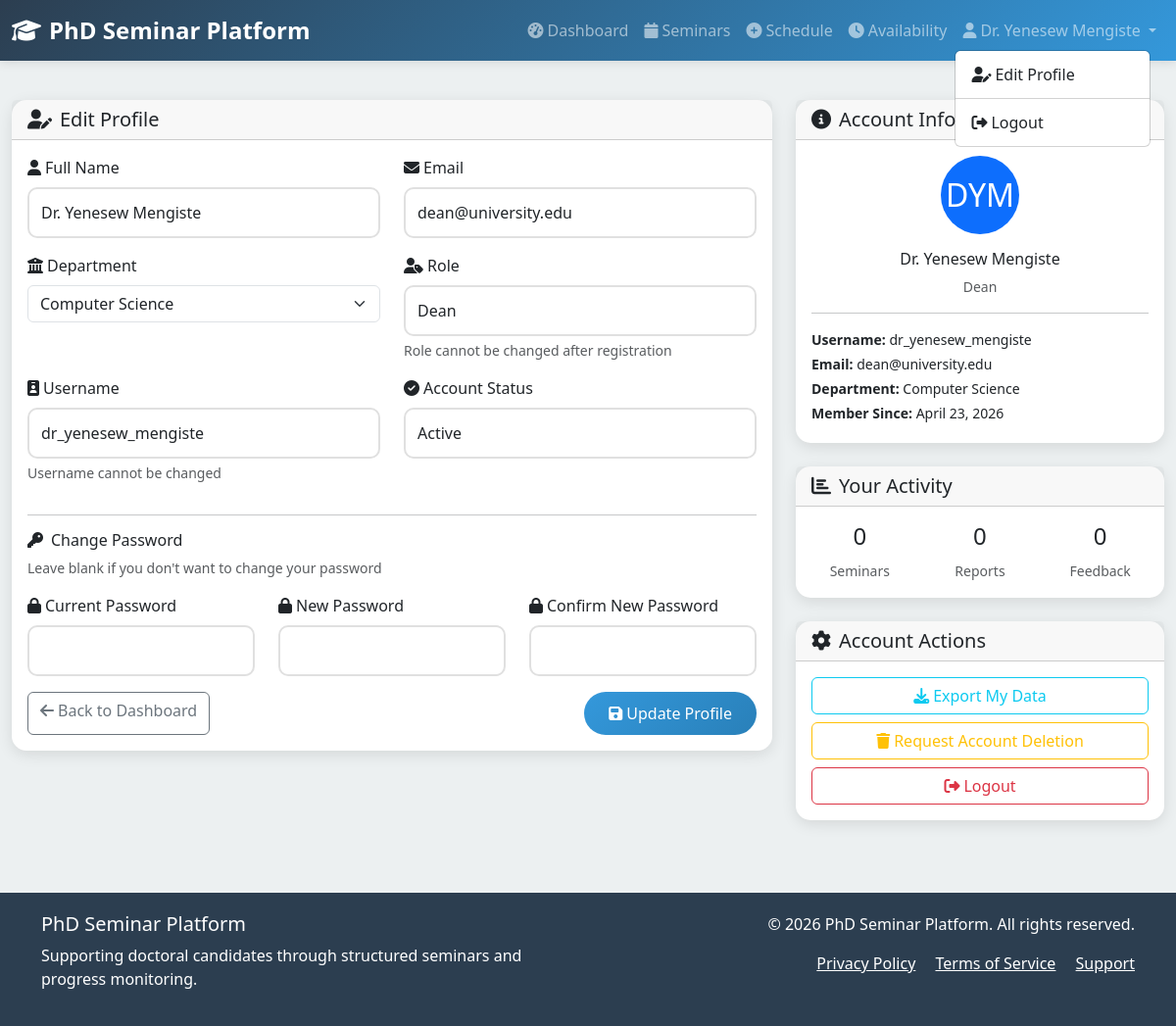
The app's page /profile (signed in) with its own data.
### app.py (models this page shows)
class User(UserMixin, db.Model):
    id = db.Column(db.Integer, primary_key=True)
    username = db.Column(db.String(100), unique=True, nullable=False)
    email = db.Column(db.String(120), unique=True, nullable=False)
    password_hash = db.Column(db.String(200), nullable=False)
    role = db.Column(db.String(20), nullable=False)  # 'dean', 'professor', 'phd_candidate'
    full_name = db.Column(db.String(100), nullable=False)
    department = db.Column(db.String(100), nullable=False)
    is_active = db.Column(db.Boolean, default=True)
    created_at = db.Column(db.DateTime, default=datetime.utcnow)

### app.py (the view, shortened to what this page needs)
@app.route('/profile', methods=['GET', 'POST'])
@login_required
def profile():
    return render_template('profile.html')

### app.py (called while the page is built)
@login_manager.user_loader
def load_user(user_id):
    return User.query.get(int(user_id))

### templates/profile.html (shortened to what this page needs)
{% extends "base.html" %}
{% block content %}
<div class="row">
    <div class="col-lg-8">
        <div class="card">
            <div class="card-header">
                <h5 class="mb-0"><i class="fas fa-user-edit me-2"></i>Edit Profile</h5>
            </div>
            <div class="card-body">
                <form method="POST">
                    <div class="row">
                        <div class="col-md-6 mb-3">
                            <label for="full_name" class="form-label">
                                <i class="fas fa-user me-1"></i>Full Name
                            </label>
                            <input type="text" class="form-control" id="full_name" name="full_name"
                                   value="{{ current_user.full_name }}" required>
                        </div>
                        <div class="col-md-6 mb-3">
                            <label for="email" class="form-label">
                                <i class="fas fa-envelope me-1"></i>Email
                            </label>
                            <input type="email" class="form-control" id="email" name="email"
                                   value="{{ current_user.email }}" required>
                        </div>
                    </div>
                    <div class="row">
                        <div class="col-md-6 mb-3">
                            <label for="department" class="form-label">
                                <i class="fas fa-university me-1"></i>Department
                            </label>
                            <select class="form-select" id="department" name="department" required>
                                <option value="Computer Science" {% if current_user.department == 'Computer Science' %}selected{% endif %}>Computer Science</option>
                            </select>
                        </div>
                        <div class="col-md-6 mb-3">
                            <label for="role_display" class="form-label">
                                <i class="fas fa-user-tag me-1"></i>Role
                            </label>
                            <input type="text" class="form-control" id="role_display"
                                   value="{{ current_user.role.replace('_', ' ').title() }}" readonly>
                            <div class="form-text">Role cannot be changed after registration</div>
                        </div>
                    </div>
                    <div class="row">
                        <div class="col-md-6 mb-3">
                            <label for="username" class="form-label">
                                <i class="fas fa-id-badge me-1"></i>Username
                            </label>
                            <input type="text" class="form-control" id="username"
                                   value="{{ current_user.username }}" readonly>
                            <div class="form-text">Username cannot be changed</div>
                        </div>
                        <div class="col-md-6 mb-3">
                            <label for="account_status" class="form-label">
                                <i class="fas fa-check-circle me-1"></i>Account Status
                            </label>
                            <input type="text" class="form-control" id="account_status"
                                   value="{% if current_user.is_active %}Active{% else %}Inactive{% endif %}" readonly>
                        </div>
                    </div>
                    <hr>
                    <h6><i class="fas fa-key me-2"></i>Change Password</h6>
                    <p class="text-muted small mb-3">Leave blank if you don't want to change your password</p>
                    <div class="row">
                        <div class="col-md-4 mb-3">
                            <label for="current_password" class="form-label">
                                <i class="fas fa-lock me-1"></i>Current Password
                            </label>
                            <input type="password" class="form-control" id="current_password" name="current_password">
                        </div>
                        <div class="col-md-4 mb-3">
                            <label for="new_password" class="form-label">
                                <i class="fas fa-lock me-1"></i>New Password
                            </label>
                            <input type="password" class="form-control" id="new_password" name="new_password" minlength="6">
                        </div>
                        <div class="col-md-4 mb-3">
                            <label for="confirm_new_password" class="form-label">
                                <i class="fas fa-lock me-1"></i>Confirm New Password
                            </label>
                            <input type="password" class="form-control" id="confirm_new_password">
                        </div>
                    </div>
                    <div class="d-flex justify-content-between">
                        <a href="{{ url_for('dashboard') }}" class="btn btn-outline-secondary">
                            <i class="fas fa-arrow-left me-1"></i>Back to Dashboard
                        </a>
                        <button type="submit" class="btn btn-primary">
                            <i class="fas fa-save me-1"></i>Update Profile
                        </button>
                    </div>
                </form>
            </div>
        </div>
    </div>
    <div class="col-lg-4">
        <div class="card mb-4">
            <div class="card-header">
                <h5 class="mb-0"><i class="fas fa-info-circle me-2"></i>Account Information</h5>
            </div>
            <div class="card-body">
                <div class="text-center mb-3">
                    <div class="avatar-placeholder d-inline-flex align-items-center justify-content-center bg-primary text-white rounded-circle" style="width: 80px; height: 80px; font-size: 2rem;">
                        {% if current_user.full_name %}
                            {{ current_user.full_name.split(' ')|map(attribute='0')|join('')|upper }}
                        {% else %}
                            {{ current_user.username[:2]|upper }}
                        {% endif %}
                    </div>
                </div>
                <h6 class="text-center">{{ current_user.full_name }}</h6>
                <p class="text-muted text-center small">{{ current_user.role.replace('_', ' ').title() }}</p>
                <hr>
                <div class="small">
                    <p class="mb-1"><strong>Username:</strong> {{ current_user.username }}</p>
                    <p class="mb-1"><strong>Email:</strong> {{ current_user.email }}</p>
                    <p class="mb-1"><strong>Department:</strong> {{ current_user.department }}</p>
                    <p class="mb-1"><strong>Member Since:</strong> {{ current_user.created_at.strftime('%B %d, %Y') }}</p>
                </div>
            </div>
        </div>
        <div class="card mb-4">
            <div class="card-header">
                <h5 class="mb-0"><i class="fas fa-chart-bar me-2"></i>Your Activity</h5>
            </div>
            <div class="card-body">
                <div class="row text-center">
                    <div class="col-4">
                        <h4 id="seminar_count">0</h4>
                        <small class="text-muted">Seminars</small>
                    </div>
                    <div class="col-4">
                        <h4 id="report_count">0</h4>
                        <small class="text-muted">Reports</small>
                    </div>
                    <div class="col-4">
                        <h4 id="feedback_count">0</h4>
                        <small class="text-muted">Feedback</small>
                    </div>
                </div>
            </div>
        </div>
        <div class="card">
            <div class="card-header">
                <h5 class="mb-0"><i class="fas fa-cog me-2"></i>Account Actions</h5>
            </div>
            <div class="card-body">
                <div class="d-grid gap-2">
                    <button class="btn btn-outline-info" onclick="exportData()">
                        <i class="fas fa-download me-1"></i>Export My Data
                    </button>
                    <button class="btn btn-outline-warning" onclick="requestDeletion()">
                        <i class="fas fa-trash me-1"></i>Request Account Deletion
                    </button>
                    <a href="{{ url_for('logout') }}" class="btn btn-outline-danger">
                        <i class="fas fa-sign-out-alt me-1"></i>Logout
                    </a>
                </div>
            </div>
        </div>
    </div>
</div>
{% endblock %}

### templates/base.html (shortened to what this page needs)
<!DOCTYPE html>
<html lang="en">
<head>
    <link href="https://cdn.jsdelivr.net/npm/bootstrap@5.3.0/dist/css/bootstrap.min.css" rel="stylesheet">
    <link href="https://cdnjs.cloudflare.com/ajax/libs/font-awesome/6.4.0/css/all.min.css" rel="stylesheet">
</head>
<body>
    <nav class="navbar navbar-expand-lg navbar-dark">
        <div class="container-fluid">
            <a class="navbar-brand" href="{{ url_for('index') }}">
                <i class="fas fa-graduation-cap me-2"></i>PhD Seminar Platform
            </a>
            <div class="desktop-nav">
                <div class="navbar-nav ms-auto">
                    {% if current_user.is_authenticated %}
                        <a class="nav-link" href="{{ url_for('dashboard') }}">
                            <i class="fas fa-tachometer-alt me-1"></i>Dashboard
                        </a>
                        <a class="nav-link" href="{{ url_for('seminars') }}">
                            <i class="fas fa-calendar me-1"></i>Seminars
                        </a>
                        {% if current_user.role in ['dean', 'professor'] %}
                            <a class="nav-link" href="{{ url_for('schedule_seminar') }}">
                                <i class="fas fa-plus-circle me-1"></i>Schedule
                            </a>
                        {% endif %}
                        <a class="nav-link" href="{{ url_for('availability') }}">
                            <i class="fas fa-clock me-1"></i>Availability
                        </a>
                        <div class="nav-item dropdown">
                            <a class="nav-link dropdown-toggle" href="#" role="button" data-bs-toggle="dropdown">
                                <i class="fas fa-user me-1"></i>{{ current_user.full_name }}
                            </a>
                            <ul class="dropdown-menu dropdown-menu-end" style="display: block; position: absolute; top: 100%; left: 0; min-width: 200px;">
                                <li><a class="dropdown-item" href="{{ url_for('profile') }}">
                                    <i class="fas fa-user-edit me-1"></i>Edit Profile
                                </a></li>
                                <li><hr class="dropdown-divider"></li>
                                <li><a class="dropdown-item" href="{{ url_for('logout') }}">
                                    <i class="fas fa-sign-out-alt me-1"></i>Logout
                                </a></li>
                            </ul>
                        </div>
                    {% endif %}
                </div>
            </div>
        </div>
    </nav>
    <main class="container-fluid py-4">
        {% block content %}{% endblock %}
    </main>
    <footer class="footer">
        <div class="container">
            <div class="row">
                <div class="col-md-6">
                    <h5>PhD Seminar Platform</h5>
                    <p>Supporting doctoral candidates through structured seminars and progress monitoring.</p>
                </div>
                <div class="col-md-6 text-md-end">
                    <p>&copy; 2026 PhD Seminar Platform. All rights reserved.</p>
                    <p>
                        <a href="#" class="text-white me-3">Privacy Policy</a>
                        <a href="#" class="text-white me-3">Terms of Service</a>
                        <a href="#" class="text-white">Support</a>
                    </p>
                </div>
            </div>
        </div>
    </footer>
</body>
</html>

### templates/base.html (style rules this page uses)
:root { --primary-color: #2c3e50; --secondary-color: #3498db; --accent-color: #e74c3c; --success-color: #27ae60; --light-bg: #ecf0f1; --dark-text: #2c3e50; }
body { font-family: 'Segoe UI', Tahoma, Geneva, Verdana, sans-serif; background-color: var(--light-bg); color: var(--dark-text); }
.navbar { background: linear-gradient(135deg, var(--primary-color), var(--secondary-color)); box-shadow: 0 2px 10px rgba(0,0,0,0.1); }
.navbar-brand { font-weight: bold; font-size: 1.5rem; }
.card { border: none; border-radius: 15px; box-shadow: 0 4px 15px rgba(0,0,0,0.1); transition: transform 0.3s ease, box-shadow 0.3s ease; }
.btn-primary { background: linear-gradient(135deg, var(--secondary-color), #2980b9); border: none; border-radius: 25px; padding: 10px 25px; font-weight: 500; transition: all 0.3s ease; }
.desktop-nav { display: block; }
.form-control { border-radius: 10px; border: 2px solid #e0e0e0; padding: 12px; transition: border-color 0.3s ease; }
.footer { background: var(--primary-color); color: white; padding: 20px 0; margin-top: 50px; }

### records on screen
User: full_name "Dr. Yenesew Mengiste", email "dean@university.edu", department "Computer Science", role.replace "Dean", username "dr_yenesew_mengiste", is_active "Active", created_at "April 23, 2026"

### other values on screen
{{ current_user.full_name.split(' ')|map(attribute='0')|join('')|upper }} "DYM"
